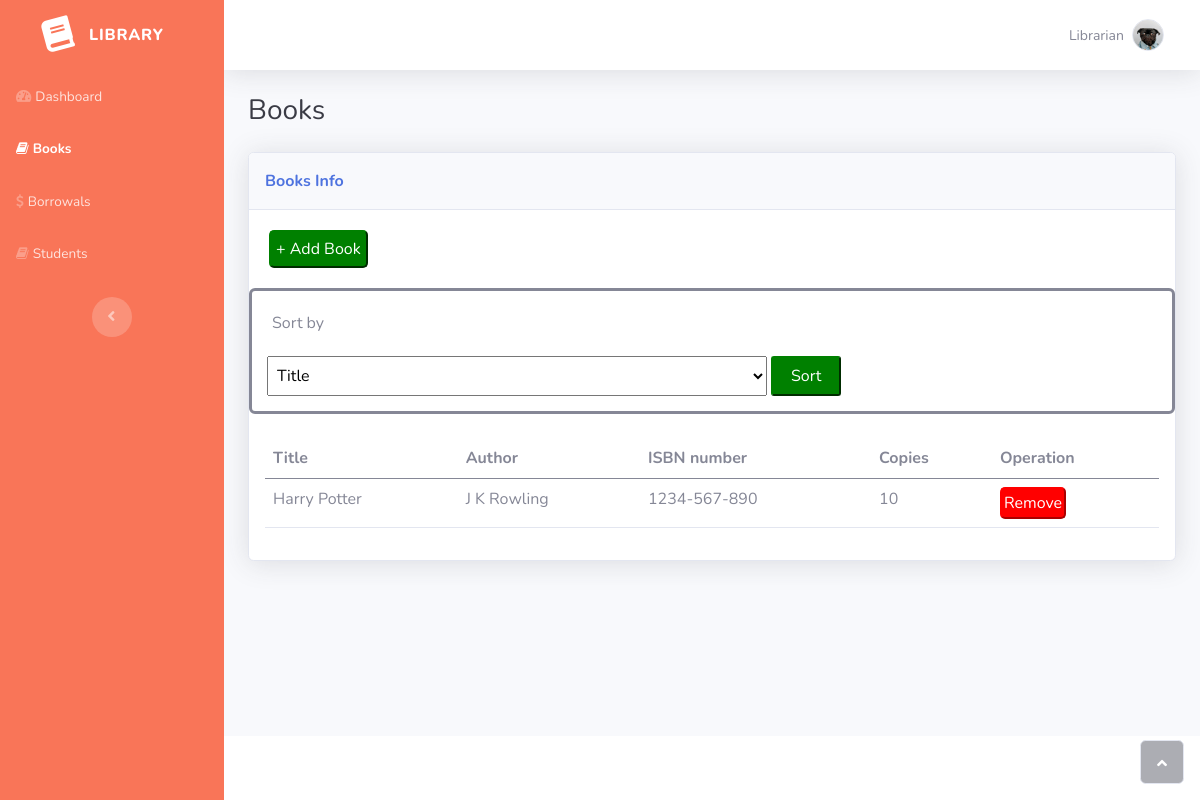
The page /books/ on the database as committed earlier.
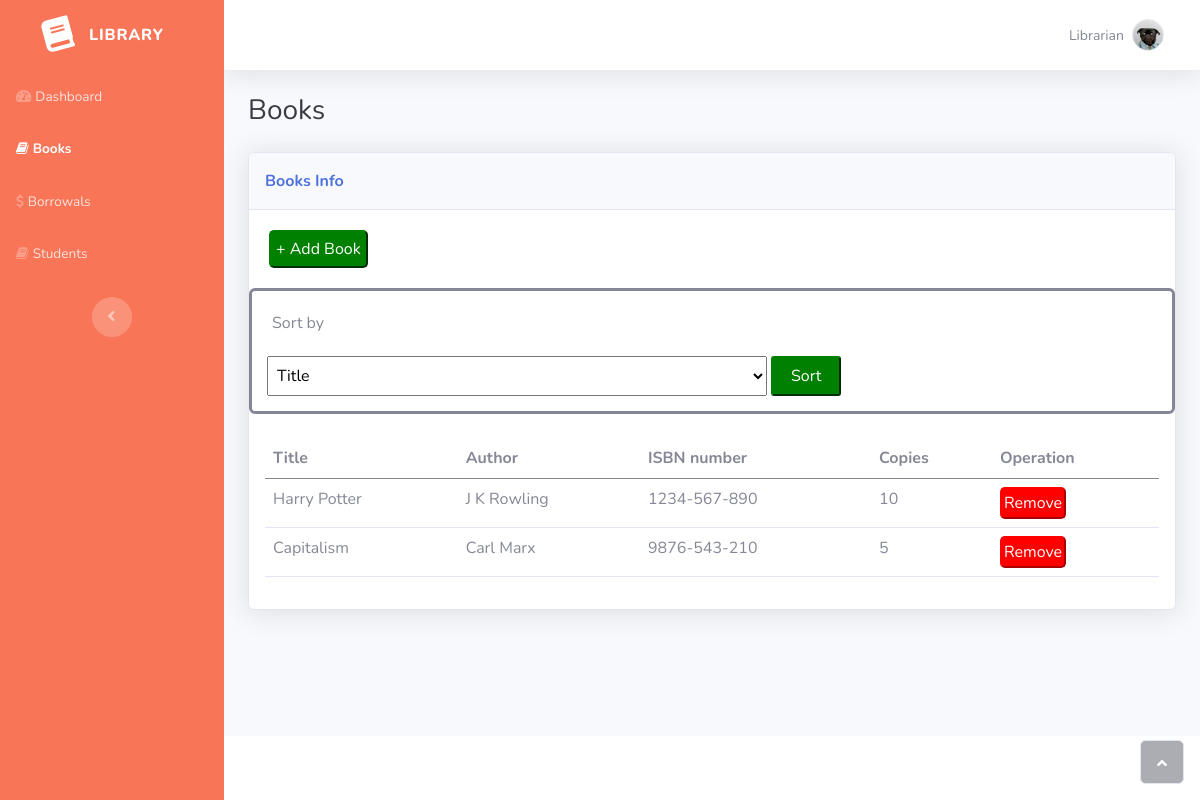
The same page on the database as committed later.
### library/models.py (models this page shows, shortened)
class Book(models.Model):
    isbn_number = models.CharField(max_length=20, null=True)
    title = models.CharField(max_length=200, null=True)
    author = models.CharField(max_length=200, null=True)
    copies = models.IntegerField(null=True)

### library/views.py (the view)
# urls.py: path('books/', views.books, name='books'),
def books(request):
    books = Book.objects.all()
    return render(request, 'library/books.html', {'books': books})

### library/templates/library/books.html (shortened to what this page needs)
{% load static %}
<!DOCTYPE html>
<html>
<head>
    <link rel="stylesheet" href="{% static 'bootstrap/css/bootstrap.min.css' %}">
    <link rel="stylesheet" href="{% static 'fonts/fontawesome-all.min.css' %}">
    <link rel="stylesheet" href="{% static 'fonts/font-awesome.min.css' %}">
    <link rel="stylesheet" href="{% static 'fonts/fontawesome5-overrides.min.css' %}">
</head>
<body id="page-top">
    <div id="wrapper">
        <nav class="navbar navbar-dark align-items-start sidebar sidebar-dark accordion bg-gradient-primary p-0" style="background: rgb(249,117,88);">
            <div class="container-fluid d-flex flex-column p-0"><a class="navbar-brand d-flex justify-content-center align-items-center sidebar-brand m-0" href="#">
                    <div class="sidebar-brand-icon rotate-n-15"><i class="fas fa-book"></i></div>
                    <div class="sidebar-brand-text mx-3"><span>Library</span></div>
                </a>
                <ul class="navbar-nav text-light" id="accordionSidebar">
                    <li class="nav-item"><a class="nav-link" href="{% url 'home' %}"><i class="fas fa-tachometer-alt"></i><span>Dashboard</span></a></li>
                    <li class="nav-item"><a class="nav-link active" href="{% url 'books' %}"><i class="fa fa-book"></i><span>Books</span></a></li>
                    <li class="nav-item"><a class="nav-link" href="{% url 'borrows' %}"><i class="fa fa-dollar"></i><span>Borrowals</span></a></li>
                    <li class="nav-item"><a class="nav-link" href="{% url 'students' %}"><i class="fa fa-book"></i><span>Students</span></a></li>
                </ul>
                <div class="text-center d-none d-md-inline"><button class="btn rounded-circle border-0" id="sidebarToggle" type="button"></button></div>
            </div>
        </nav>
        <div class="d-flex flex-column" id="content-wrapper">
            <div id="content">
                <nav class="navbar navbar-light navbar-expand bg-white shadow mb-4 topbar static-top">
                    <div class="container-fluid"><button class="btn btn-link d-md-none rounded-circle me-3" id="sidebarToggleTop" type="button"></button>
                        <ul class="navbar-nav flex-nowrap ms-auto">
                            <li class="nav-item dropdown no-arrow">
                                <div class="nav-item dropdown no-arrow"><a class="dropdown-toggle nav-link" aria-expanded="false" data-bs-toggle="dropdown" href="#"><span class="d-none d-lg-inline me-2 text-gray-600 small">Librarian</span><img class="border rounded-circle img-profile" src="{% static 'img/dogs/image3.jpeg' %}"></a>
                                </div>
                            </li>
                        </ul>
                    </div>
                </nav>
                <div class="container-fluid">
                    <h3 class="text-dark mb-4">Books</h3>
                    <div class="card shadow">
                        <div class="card-header py-3">
                            <p class="text-primary m-0 fw-bold">Books Info</p>
                        </div>
                        <a href="{% url 'add-book' %}"><button type="button" style="background-color: green; color: white; padding: 5px; border-color: green; border-radius: 5px; margin: 20px;">+ Add Book</button></a>
                        <div style="border-style: solid; padding: 15px; border-radius: 6px;">
                            <p style="padding: 5px;">Sort by</p>
                            <form method="post">
                                <select name="sort_by" style="width: 500px; height: 40px; padding: 5px;">
                                    <option>Title</option>
                                </select>
                                <button style="width: 70px; height: 40px;padding-left: 5px; padding-right: 5px; background-color: green; color: white; border-color: green; border-radius: 3px;">Sort</button>
                            </form>
                        </div>
                        <div class="card-body">
                            <div class="table-responsive table mt-2" id="dataTable" role="grid" aria-describedby="dataTable_info">
                                <table class="table my-0" id="dataTable">
                                    <thead>
                                        <tr>
                                            <th>Title</th>
                                            <th>Author</th>
                                            <th>ISBN number</th>
                                            <th>Copies</th>
                                            <th>Operation</th>
                                        </tr>
                                    </thead>
                                    <tbody>
                                        {% for book in books %}
                                            <tr style="padding: 5px;">
                                                <td>{{book.title}}</td>
                                                <td>{{book.author}}</td>
                                                <td>{{book.isbn_number}}</td>
                                                <td>{{book.copies}}</td>
                                                <td><a href="/delete-book/{{book.id}}/"><button type="button" style="background-color: red; color: white; padding: 2px; border-color: red; border-radius: 5px;">Remove</button></a>
                                            </tr>
                                        {% endfor %}
                                    </tbody>
                                </table>
                            </div>
                        </div>
                    </div>
                </div>
            </div>
            <footer class="bg-white sticky-footer">
            </footer>
        </div><a class="border rounded d-inline scroll-to-top" href="#page-top"><i class="fas fa-angle-up"></i></a>
    </div>
</body>
</html>

Rows that differ between the two databases and show on the page:
added Book: title "Capitalism", author "Carl Marx", isbn_number "9876-543-210", copies "5"
